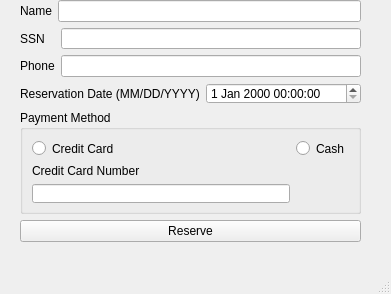
<?xml version="1.0" encoding="UTF-8"?>
<ui version="4.0">
 <class>ReserveTable</class>
 <widget class="QMainWindow" name="ReserveTable">
  <property name="enabled">
   <bool>true</bool>
  </property>
  <property name="geometry">
   <rect>
    <x>0</x>
    <y>0</y>
    <width>391</width>
    <height>294</height>
   </rect>
  </property>
  <property name="windowTitle">
   <string>MainWindow</string>
  </property>
  <widget class="QWidget" name="centralwidget">
   <widget class="QWidget" name="layoutWidget">
    <property name="geometry">
     <rect>
      <x>20</x>
      <y>0</y>
      <width>341</width>
      <height>242</height>
     </rect>
    </property>
    <layout class="QVBoxLayout" name="verticalLayout_3">
     <item>
      <layout class="QVBoxLayout" name="verticalLayout_2">
       <item>
        <layout class="QVBoxLayout" name="verticalLayout">
         <item>
          <layout class="QHBoxLayout" name="horizontalLayout">
           <item>
            <widget class="QLabel" name="label">
             <property name="text">
              <string>Name</string>
             </property>
            </widget>
           </item>
           <item>
            <widget class="QLineEdit" name="lineEdit_Name"/>
           </item>
          </layout>
         </item>
         <item>
          <layout class="QHBoxLayout" name="horizontalLayout_2">
           <item>
            <widget class="QLabel" name="label_2">
             <property name="text">
              <string>SSN   </string>
             </property>
            </widget>
           </item>
           <item>
            <widget class="QLineEdit" name="lineEdit_SSN"/>
           </item>
          </layout>
         </item>
         <item>
          <layout class="QHBoxLayout" name="horizontalLayout_3">
           <item>
            <widget class="QLabel" name="Phone">
             <property name="text">
              <string>Phone</string>
             </property>
            </widget>
           </item>
           <item>
            <widget class="QLineEdit" name="lineEdit_Phone"/>
           </item>
          </layout>
         </item>
         <item>
          <layout class="QHBoxLayout" name="horizontalLayout_4">
           <item>
            <widget class="QLabel" name="label_4">
             <property name="text">
              <string>Reservation Date (MM/DD/YYYY)</string>
             </property>
            </widget>
           </item>
           <item>
            <widget class="QDateTimeEdit" name="dateTimeEdit"/>
           </item>
          </layout>
         </item>
        </layout>
       </item>
       <item>
        <widget class="QGroupBox" name="groupBox">
         <property name="title">
          <string>Payment Method</string>
         </property>
         <layout class="QGridLayout" name="gridLayout">
          <item row="1" column="0">
           <widget class="QLabel" name="label_7">
            <property name="text">
             <string>Credit Card Number</string>
            </property>
           </widget>
          </item>
          <item row="2" column="0">
           <widget class="QLineEdit" name="CreditCardNumber"/>
          </item>
          <item row="0" column="1">
           <widget class="QRadioButton" name="Cash">
            <property name="text">
             <string>Cash</string>
            </property>
           </widget>
          </item>
          <item row="0" column="0">
           <widget class="QRadioButton" name="CreditCard">
            <property name="text">
             <string>Credit Card</string>
            </property>
           </widget>
          </item>
         </layout>
        </widget>
       </item>
      </layout>
     </item>
     <item>
      <widget class="QPushButton" name="Reserve">
       <property name="text">
        <string>Reserve</string>
       </property>
      </widget>
     </item>
    </layout>
   </widget>
  </widget>
  <widget class="QMenuBar" name="menubar">
   <property name="geometry">
    <rect>
     <x>0</x>
     <y>0</y>
     <width>391</width>
     <height>21</height>
    </rect>
   </property>
  </widget>
  <widget class="QStatusBar" name="statusbar"/>
 </widget>
 <resources/>
 <connections/>
</ui>
